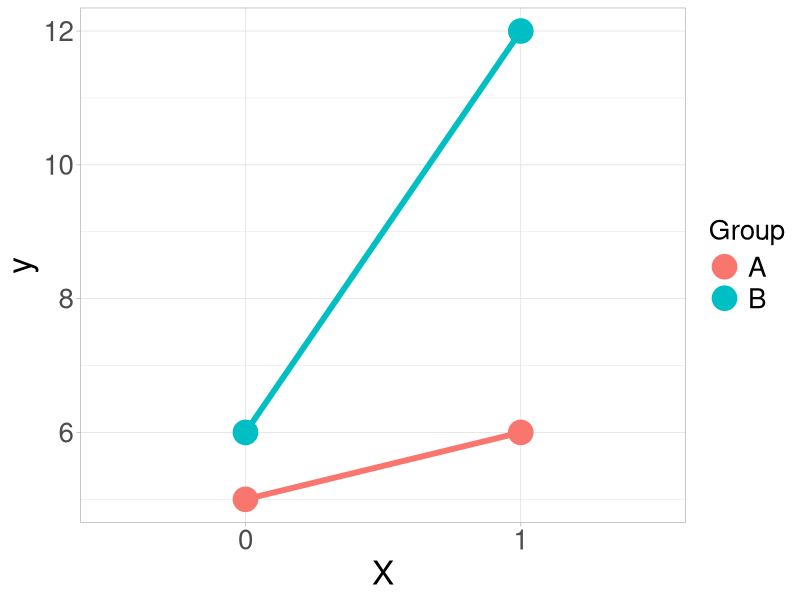
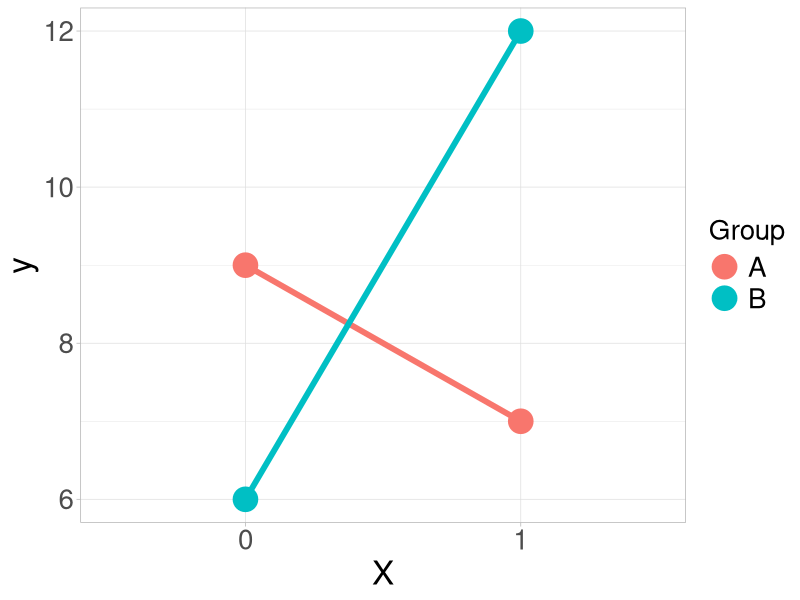
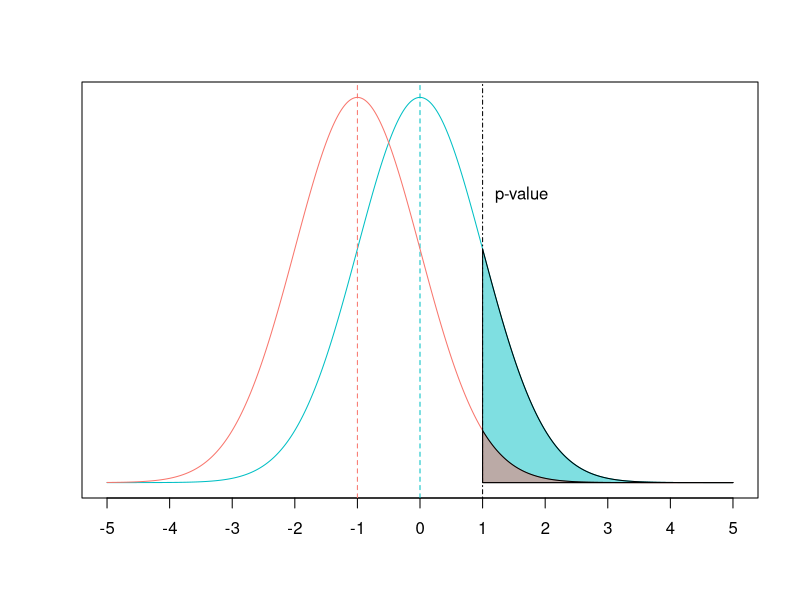
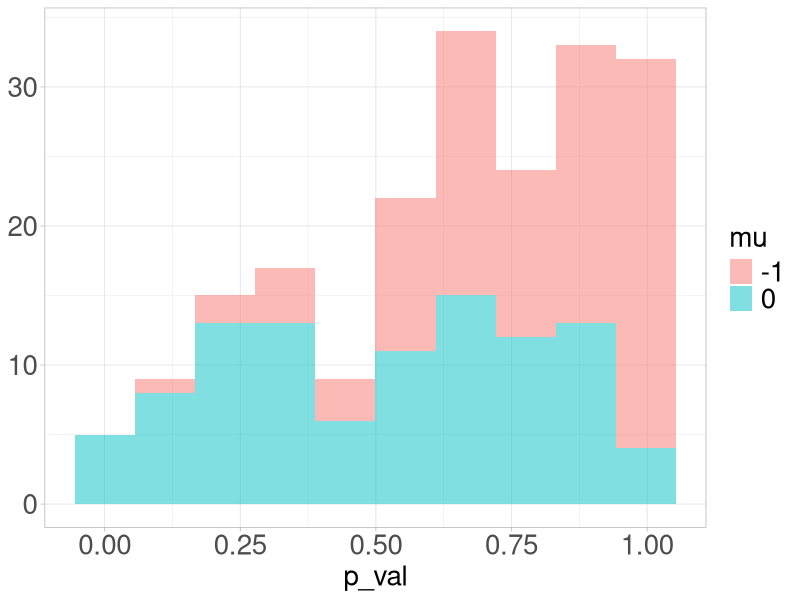
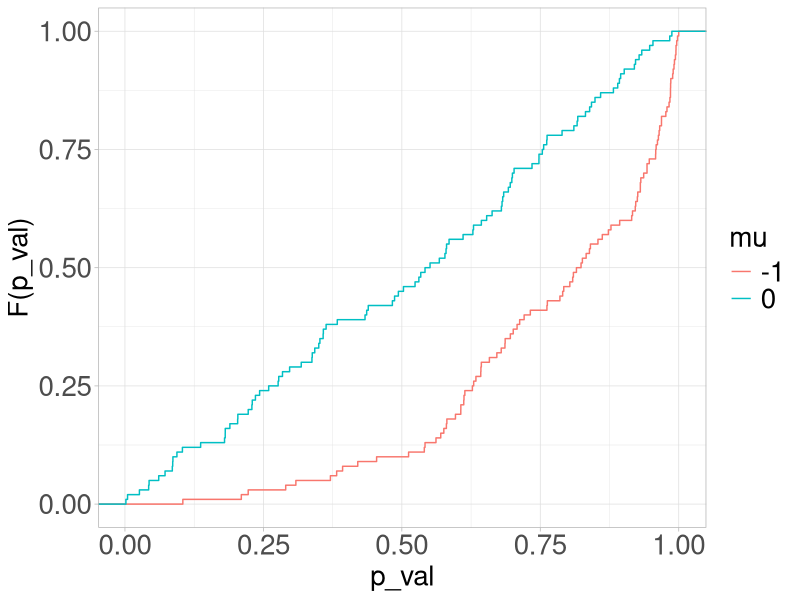
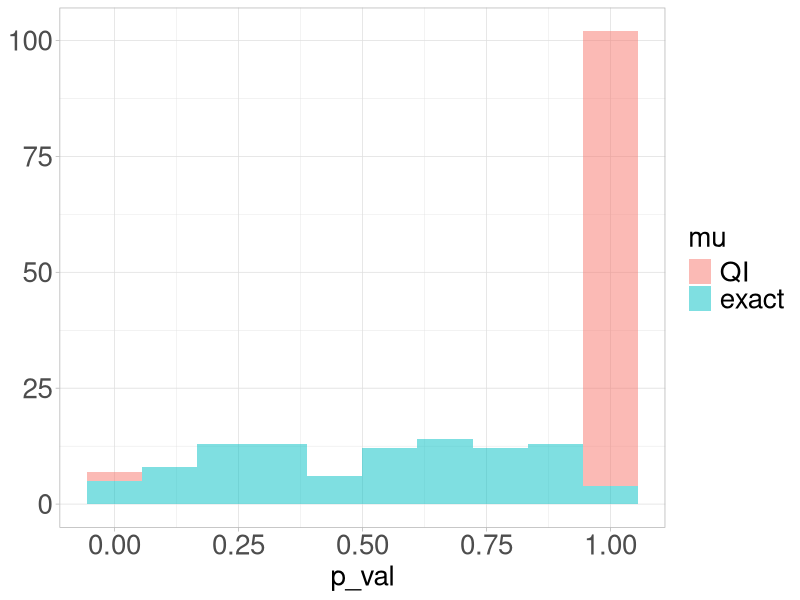
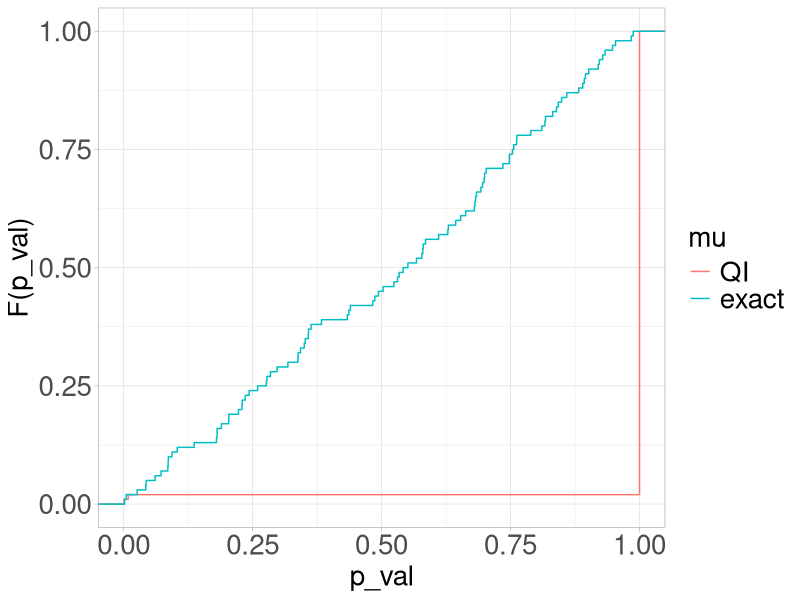
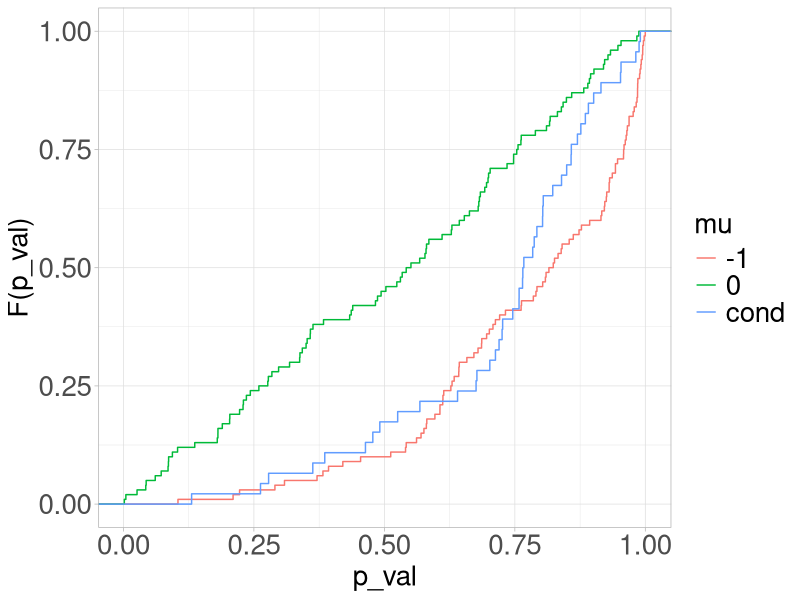

These figures' R source, in order:
## ---- chunk 1

## ---- chunk 2
library(tidyverse)
## ---- chunk 3
tibble(X = factor(c(0, 0, 1, 1)),
       Group = factor(c("A", "B", "A", "B")),
       y = c(5, 6, 6, 12)) %>%
  ggplot(aes(X, y, color = Group, group = Group)) +
  geom_line(lwd = 2) +
  geom_point(size = 8) +
  theme_light() +
  theme(axis.text.x = element_text(size = 20),
        axis.text.y = element_text(size = 20),
        axis.title.x = element_text(size = 24),
        axis.title.y = element_text(size = 24),
        legend.text = element_text(size = 20),
        legend.title = element_text(size = 20))
## ---- chunk 4
tibble(X = factor(c(0, 0, 1, 1)),
       Group = factor(c("A", "B", "A", "B")),
       y = c(9, 6, 7, 12)) %>%
  ggplot(aes(X, y, color = Group, group = Group)) +
  geom_line(lwd = 2) +
  geom_point(size = 8) +
  theme_light() +
  theme(axis.text.x = element_text(size = 20),
        axis.text.y = element_text(size = 20),
        axis.title.x = element_text(size = 24),
        axis.title.y = element_text(size = 24),
        legend.text = element_text(size = 20),
        legend.title = element_text(size = 20))
## ---- chunk 5
p_global_bonferroni <- function(p_vals) {
  n <- length(p_vals)
  return(min(n * min(p_vals), 1))
}
## ---- chunk 6
x <- seq(-5, 5, 0.01)
f0 <- dnorm(x, mean = 0)
f_1 <- dnorm(x, mean = -1)
plot(x, f0, type = "l", col = "#00BFC4",
     xlab = "", ylab = "", xaxt = "n", yaxt = "n")
axis(1, at = seq(-5, 5, by = 1))
abline(v = 0, col = "#00BFC4", lty = 2)
lines(x, f_1, col = "#F8766D")
abline(v = -1, col = "#F8766D", lty = 2)
abline(v = 1, col = 1, lty = 4)
text(1.2, 0.3, labels = "p-value", adj = c(0, 0.5))
gr <- as.vector(col2rgb("#00BFC4")) / 255
re <- as.vector(col2rgb("#F8766D")) / 255
polygon(c(x[x>=1], max(x), 1), c(f0[x>=1], 0, 0),
        col=rgb(gr[1], gr[2], gr[3], 0.5))
polygon(c(x[x>=1], max(x), 1), c(f_1[x>=1], 0, 0),
        col=rgb(re[1], re[2], re[3], 0.5))

## ---- chunk 7
y1 <- rnorm(n = 100, mean = 0)
p1 <- 1 - pnorm(y1, mean = 0)
y2 <- rnorm(n = 100, mean = -1)
p2 <- 1 - pnorm(y2, mean = 0)

## ---- chunk 8
df <- tibble(p_val = c(p1, p2),
             mu = factor(c(rep(0, 100), rep(-1, 100))))
h <- df %>%
  ggplot(aes(p_val, fill = mu)) +
  geom_histogram(bins = 10, alpha = 0.5)

cdf <- df %>%
  ggplot(aes(p_val, color = mu)) +
  stat_ecdf()
## ---- chunk 9
h +
  labs(y = NULL) +
  theme_light() +
  theme(axis.text = element_text(size = 20),
        axis.title.x = element_text(size = 20),
        legend.text = element_text(size = 20),
        legend.title = element_text(size = 20))
## ---- chunk 10
cdf +
  labs(y = "F(p_val)") +
  theme_light() +
  theme(axis.text = element_text(size = 20),
        axis.title.y = element_text(size = 20),
        axis.title.x = element_text(size = 20),
        legend.text = element_text(size = 20),
        legend.title = element_text(size = 20))
## ---- chunk 11
set.seed(1)
## ---- chunk 12
y3 <- rnorm(100, mean = c(3, 3, rep(-10, 98)))
p3 <- 1 - pnorm(y3, mean = 0)

signif(head(p3), digits = 2)
## ---- chunk 13
df <- tibble(p_val = c(p1, p3),
             mu = factor(c(rep("exact", 100), rep("QI", 100)),
                         levels = c("QI", "exact")))
h <- df %>%
  ggplot(aes(p_val, fill = mu)) +
  geom_histogram(bins = 10, alpha = 0.5)

cdf <- df %>%
  ggplot(aes(p_val, color = mu)) +
  stat_ecdf()
## ---- chunk 14
h +
  labs(y = NULL) +
  theme_light() +
  theme(axis.text = element_text(size = 20),
        axis.title.x = element_text(size = 20),
        legend.text = element_text(size = 20),
        legend.title = element_text(size = 20))
## ---- chunk 15
cdf +
  labs(y = "F(p_val)") +
  theme_light() +
  theme(axis.text = element_text(size = 20),
        axis.title.y = element_text(size = 20),
        axis.title.x = element_text(size = 20),
        legend.text = element_text(size = 20),
        legend.title = element_text(size = 20))
## ---- chunk 16
p_pos <- 1 - pnorm(y3, mean = 0)
p_neg <- pnorm(y3, mean = 0)

p_global_bonferroni(p_pos); p_global_bonferroni(p_neg)

max(p_global_bonferroni(p_pos), p_global_bonferroni(p_neg)) 
## ---- chunk 17
p_global_bonferroni(p3[p3 <= 0.8] / 0.8)
## ---- chunk 18
tau <- 0.8
p_pos <- 1 - pnorm(y3, mean = 0)
p_neg <- pnorm(y3, mean = 0)

(p_pos_gl <- p_global_bonferroni(p_pos[p_pos <= tau] / tau))
(p_neg_gl <- p_global_bonferroni(p_neg[p_neg <= tau] / tau))

max(p_pos_gl, p_neg_gl)
## ---- chunk 19
df <- tibble(p_val = c(p1, p2),
             mu = factor(c(rep(0, 100), rep(-1, 100))))

df %>%
  ggplot(aes(p_val, color = mu)) +
  stat_ecdf() +
  stat_ecdf(data = tibble(p_val = p2[p2 <= 0.8] / 0.8, mu = "cond")) +
  labs(y = "F(p_val)") +
  theme_light() +
  theme(axis.text = element_text(size = 20),
        axis.title.y = element_text(size = 20),
        axis.title.x = element_text(size = 20),
        legend.text = element_text(size = 20),
        legend.title = element_text(size = 20))
## ---- chunk 20
n_sim <- 10000
reject <- numeric(n_sim); reject_cond <- numeric(n_sim)

for (j in 1:n_sim) {
  y <- rnorm(100, mean = c(4, rep(-4, 99)))
  p <- 1 - pnorm(y, mean = 0)
  reject[j] <- as.integer(p_global_bonferroni(p) < 0.05)
  reject_cond[j] <- as.integer(p_global_bonferroni(p[p <= 0.8]/0.8) < 0.05)
}
mean(reject); mean(reject_cond)
## ---- chunk 21
reject <- numeric(n_sim); reject_cond <- numeric(n_sim)

for (j in 1:n_sim) {
  y <- rnorm(100, mean = c(rep(1, 50), rep(-1, 50)))
  p_pos <- 1 - pnorm(y, mean = 0)
  p_neg <- pnorm(y, mean = 0)
  p_pos_gl <- p_global_bonferroni(p_pos)
  p_neg_gl <- p_global_bonferroni(p_neg)
  p <- max(p_pos_gl, p_neg_gl)
  reject[j] <- as.integer(p < 0.05)
  p_pos_gl <- p_global_bonferroni(p_pos[p_pos <= 0.8] / 0.8)
  p_neg_gl <- p_global_bonferroni(p_neg[p_neg <= 0.8] / 0.8)
  p <- max(p_pos_gl, p_neg_gl)
  reject_cond[j] <- as.integer(p < 0.05)
}
mean(reject); mean(reject_cond)
## ---- chunk 22
p_values <- c(1.0, 1.0, 0.95, 0.9, 0.8, 0.7, 0.5, 0.2, 0.1, 0.01, 0.01, 0.001)
taus <- seq(0.95, 0.05, -0.05)
K <- length(taus)
S_t_card <- numeric(K)
for (k in 1:K) {
  S_t_card[k] <- length(p_values[p_values <= taus[k]])
}

plot(1:K, S_t_card / taus, xlab = "k")
